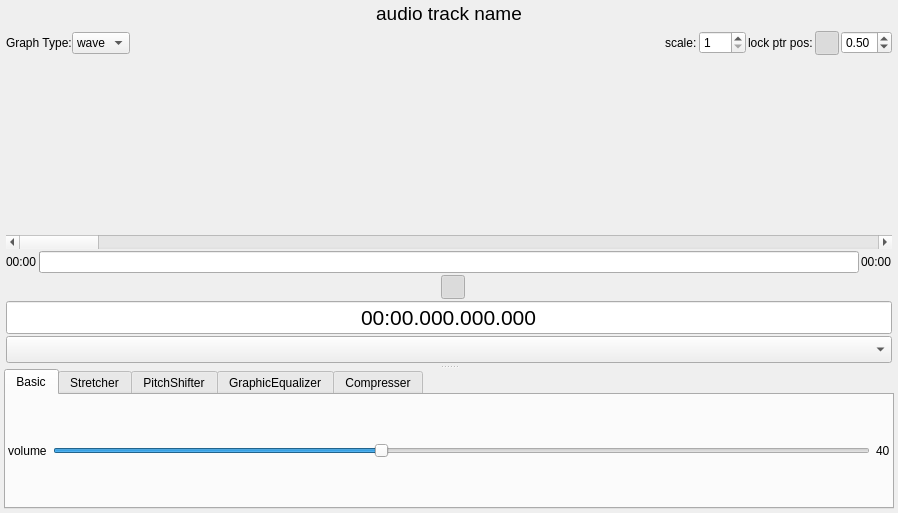
<?xml version="1.0" encoding="UTF-8"?>
<ui version="4.0">
 <class>AudioController</class>
 <widget class="QWidget" name="AudioController">
  <property name="geometry">
   <rect>
    <x>0</x>
    <y>0</y>
    <width>898</width>
    <height>513</height>
   </rect>
  </property>
  <property name="windowTitle">
   <string>Audio Controller</string>
  </property>
  <layout class="QVBoxLayout" name="verticalLayout" stretch="0,1">
   <property name="spacing">
    <number>2</number>
   </property>
   <property name="leftMargin">
    <number>2</number>
   </property>
   <property name="topMargin">
    <number>2</number>
   </property>
   <property name="rightMargin">
    <number>2</number>
   </property>
   <property name="bottomMargin">
    <number>2</number>
   </property>
   <item>
    <widget class="QLabel" name="main_track_label">
     <property name="font">
      <font>
       <pointsize>14</pointsize>
      </font>
     </property>
     <property name="text">
      <string notr="true">audio track name</string>
     </property>
     <property name="alignment">
      <set>Qt::AlignmentFlag::AlignCenter</set>
     </property>
    </widget>
   </item>
   <item>
    <widget class="QWidget" name="main_track_widget" native="true">
     <layout class="QHBoxLayout" name="horizontalLayout">
      <property name="spacing">
       <number>2</number>
      </property>
      <property name="leftMargin">
       <number>2</number>
      </property>
      <property name="topMargin">
       <number>2</number>
      </property>
      <property name="rightMargin">
       <number>2</number>
      </property>
      <property name="bottomMargin">
       <number>2</number>
      </property>
      <item>
       <widget class="QSplitter" name="splitter">
        <property name="orientation">
         <enum>Qt::Orientation::Vertical</enum>
        </property>
        <property name="opaqueResize">
         <bool>false</bool>
        </property>
        <widget class="QWidget" name="track_viewer" native="true">
         <layout class="QVBoxLayout" name="verticalLayout_2" stretch="1,0,0,0,0">
          <property name="spacing">
           <number>2</number>
          </property>
          <property name="leftMargin">
           <number>2</number>
          </property>
          <property name="topMargin">
           <number>2</number>
          </property>
          <property name="rightMargin">
           <number>2</number>
          </property>
          <property name="bottomMargin">
           <number>2</number>
          </property>
          <item>
           <widget class="QWidget" name="audio_graphic_widget" native="true">
            <layout class="QVBoxLayout" name="verticalLayout_5" stretch="0,1,0">
             <property name="spacing">
              <number>2</number>
             </property>
             <property name="leftMargin">
              <number>0</number>
             </property>
             <property name="topMargin">
              <number>0</number>
             </property>
             <property name="rightMargin">
              <number>0</number>
             </property>
             <property name="bottomMargin">
              <number>0</number>
             </property>
             <item>
              <widget class="QWidget" name="graphtype_selection_widget" native="true">
               <layout class="QHBoxLayout" name="horizontalLayout_4">
                <property name="spacing">
                 <number>0</number>
                </property>
                <property name="leftMargin">
                 <number>0</number>
                </property>
                <property name="topMargin">
                 <number>0</number>
                </property>
                <property name="rightMargin">
                 <number>0</number>
                </property>
                <property name="bottomMargin">
                 <number>0</number>
                </property>
                <item>
                 <widget class="QLabel" name="label">
                  <property name="text">
                   <string>Graph Type:</string>
                  </property>
                 </widget>
                </item>
                <item>
                 <widget class="QComboBox" name="graphtype_selection">
                  <property name="minimumSize">
                   <size>
                    <width>58</width>
                    <height>0</height>
                   </size>
                  </property>
                  <item>
                   <property name="text">
                    <string>wave</string>
                   </property>
                  </item>
                  <item>
                   <property name="text">
                    <string>spectro</string>
                   </property>
                  </item>
                 </widget>
                </item>
                <item>
                 <spacer name="horizontalSpacer_3">
                  <property name="orientation">
                   <enum>Qt::Orientation::Horizontal</enum>
                  </property>
                  <property name="sizeHint" stdset="0">
                   <size>
                    <width>810</width>
                    <height>20</height>
                   </size>
                  </property>
                 </spacer>
                </item>
                <item>
                 <widget class="QWidget" name="graph_control_widget" native="true">
                  <layout class="QHBoxLayout" name="horizontalLayout_5">
                   <property name="spacing">
                    <number>2</number>
                   </property>
                   <property name="leftMargin">
                    <number>0</number>
                   </property>
                   <property name="topMargin">
                    <number>0</number>
                   </property>
                   <property name="rightMargin">
                    <number>0</number>
                   </property>
                   <property name="bottomMargin">
                    <number>0</number>
                   </property>
                   <item>
                    <widget class="QLabel" name="label_2">
                     <property name="text">
                      <string>scale:</string>
                     </property>
                    </widget>
                   </item>
                   <item>
                    <widget class="QSpinBox" name="area_scale_spinner">
                     <property name="minimum">
                      <number>1</number>
                     </property>
                     <property name="maximum">
                      <number>100</number>
                     </property>
                    </widget>
                   </item>
                   <item>
                    <widget class="QLabel" name="label_3">
                     <property name="text">
                      <string>lock ptr pos:</string>
                     </property>
                    </widget>
                   </item>
                   <item>
                    <widget class="QPushButton" name="lock_ptr_pos_button">
                     <property name="minimumSize">
                      <size>
                       <width>24</width>
                       <height>24</height>
                      </size>
                     </property>
                     <property name="maximumSize">
                      <size>
                       <width>24</width>
                       <height>24</height>
                      </size>
                     </property>
                     <property name="focusPolicy">
                      <enum>Qt::FocusPolicy::NoFocus</enum>
                     </property>
                     <property name="toolTip">
                      <string>lock ptr</string>
                     </property>
                     <property name="text">
                      <string/>
                     </property>
                     <property name="icon">
                      <iconset resource="../../../../resources/glsrcs.qrc">
                       <normaloff>:/icons/lock-open.svg</normaloff>
                       <normalon>:/icons/lock.svg</normalon>
                       <activeoff>:/icons/lock-open.svg</activeoff>
                       <activeon>:/icons/lock.svg</activeon>:/icons/lock-open.svg</iconset>
                     </property>
                     <property name="iconSize">
                      <size>
                       <width>16</width>
                       <height>16</height>
                      </size>
                     </property>
                     <property name="checkable">
                      <bool>true</bool>
                     </property>
                     <property name="checked">
                      <bool>true</bool>
                     </property>
                     <property name="flat">
                      <bool>true</bool>
                     </property>
                    </widget>
                   </item>
                   <item>
                    <widget class="QDoubleSpinBox" name="ptr_pos_value_spinner">
                     <property name="minimum">
                      <double>0.100000000000000</double>
                     </property>
                     <property name="maximum">
                      <double>0.900000000000000</double>
                     </property>
                     <property name="singleStep">
                      <double>0.100000000000000</double>
                     </property>
                     <property name="stepType">
                      <enum>QAbstractSpinBox::StepType::AdaptiveDecimalStepType</enum>
                     </property>
                     <property name="value">
                      <double>0.500000000000000</double>
                     </property>
                    </widget>
                   </item>
                  </layout>
                 </widget>
                </item>
               </layout>
              </widget>
             </item>
             <item>
              <widget class="AudioGraphicWidget" name="main_graph" native="true">
               <property name="minimumSize">
                <size>
                 <width>0</width>
                 <height>0</height>
                </size>
               </property>
              </widget>
             </item>
             <item>
              <widget class="QScrollBar" name="graph_progress_slidebar">
               <property name="orientation">
                <enum>Qt::Orientation::Horizontal</enum>
               </property>
              </widget>
             </item>
            </layout>
           </widget>
          </item>
          <item>
           <widget class="QWidget" name="progress_widge" native="true">
            <layout class="QHBoxLayout" name="horizontalLayout_7">
             <property name="spacing">
              <number>2</number>
             </property>
             <property name="leftMargin">
              <number>0</number>
             </property>
             <property name="topMargin">
              <number>0</number>
             </property>
             <property name="rightMargin">
              <number>0</number>
             </property>
             <property name="bottomMargin">
              <number>0</number>
             </property>
             <item>
              <widget class="QLabel" name="current_label">
               <property name="text">
                <string notr="true">00:00</string>
               </property>
              </widget>
             </item>
             <item>
              <widget class="QProgressBar" name="audio_progress">
               <property name="maximum">
                <number>10000</number>
               </property>
               <property name="value">
                <number>0</number>
               </property>
               <property name="textVisible">
                <bool>false</bool>
               </property>
              </widget>
             </item>
             <item>
              <widget class="QLabel" name="total_label">
               <property name="text">
                <string>00:00</string>
               </property>
              </widget>
             </item>
            </layout>
           </widget>
          </item>
          <item>
           <widget class="QWidget" name="base_controller" native="true">
            <layout class="QHBoxLayout" name="horizontalLayout_2">
             <property name="spacing">
              <number>2</number>
             </property>
             <property name="leftMargin">
              <number>6</number>
             </property>
             <property name="topMargin">
              <number>0</number>
             </property>
             <property name="rightMargin">
              <number>0</number>
             </property>
             <property name="bottomMargin">
              <number>0</number>
             </property>
             <item>
              <widget class="QWidget" name="time_edit_widget" native="true">
               <layout class="QVBoxLayout" name="verticalLayout_3">
                <property name="spacing">
                 <number>2</number>
                </property>
                <property name="leftMargin">
                 <number>0</number>
                </property>
                <property name="topMargin">
                 <number>0</number>
                </property>
                <property name="rightMargin">
                 <number>0</number>
                </property>
                <property name="bottomMargin">
                 <number>0</number>
                </property>
               </layout>
              </widget>
             </item>
             <item>
              <spacer name="horizontalSpacer">
               <property name="orientation">
                <enum>Qt::Orientation::Horizontal</enum>
               </property>
               <property name="sizeHint" stdset="0">
                <size>
                 <width>40</width>
                 <height>20</height>
                </size>
               </property>
              </spacer>
             </item>
             <item>
              <widget class="QPushButton" name="fast_backward_button">
               <property name="minimumSize">
                <size>
                 <width>24</width>
                 <height>24</height>
                </size>
               </property>
               <property name="maximumSize">
                <size>
                 <width>24</width>
                 <height>24</height>
                </size>
               </property>
               <property name="focusPolicy">
                <enum>Qt::FocusPolicy::NoFocus</enum>
               </property>
               <property name="text">
                <string/>
               </property>
               <property name="icon">
                <iconset resource="../../../../resources/glsrcs.qrc">
                 <normaloff>:/icons/backward.svg</normaloff>:/icons/backward.svg</iconset>
               </property>
               <property name="iconSize">
                <size>
                 <width>16</width>
                 <height>16</height>
                </size>
               </property>
               <property name="flat">
                <bool>true</bool>
               </property>
              </widget>
             </item>
             <item>
              <widget class="QPushButton" name="pause_button">
               <property name="minimumSize">
                <size>
                 <width>24</width>
                 <height>24</height>
                </size>
               </property>
               <property name="maximumSize">
                <size>
                 <width>24</width>
                 <height>24</height>
                </size>
               </property>
               <property name="focusPolicy">
                <enum>Qt::FocusPolicy::NoFocus</enum>
               </property>
               <property name="text">
                <string/>
               </property>
               <property name="icon">
                <iconset resource="../../../../resources/glsrcs.qrc">
                 <normaloff>:/icons/pause.svg</normaloff>
                 <normalon>:/icons/play.svg</normalon>
                 <activeon>:/icons/play.svg</activeon>
                 <selectedon>:/icons/play.svg</selectedon>:/icons/pause.svg</iconset>
               </property>
               <property name="iconSize">
                <size>
                 <width>16</width>
                 <height>16</height>
                </size>
               </property>
               <property name="checkable">
                <bool>true</bool>
               </property>
               <property name="checked">
                <bool>true</bool>
               </property>
               <property name="flat">
                <bool>true</bool>
               </property>
              </widget>
             </item>
             <item>
              <widget class="QPushButton" name="fast_forward_button">
               <property name="minimumSize">
                <size>
                 <width>24</width>
                 <height>24</height>
                </size>
               </property>
               <property name="maximumSize">
                <size>
                 <width>24</width>
                 <height>24</height>
                </size>
               </property>
               <property name="focusPolicy">
                <enum>Qt::FocusPolicy::NoFocus</enum>
               </property>
               <property name="text">
                <string/>
               </property>
               <property name="icon">
                <iconset resource="../../../../resources/glsrcs.qrc">
                 <normaloff>:/icons/forward.svg</normaloff>:/icons/forward.svg</iconset>
               </property>
               <property name="iconSize">
                <size>
                 <width>16</width>
                 <height>16</height>
                </size>
               </property>
               <property name="flat">
                <bool>true</bool>
               </property>
              </widget>
             </item>
             <item>
              <spacer name="horizontalSpacer_2">
               <property name="orientation">
                <enum>Qt::Orientation::Horizontal</enum>
               </property>
               <property name="sizeHint" stdset="0">
                <size>
                 <width>40</width>
                 <height>20</height>
                </size>
               </property>
              </spacer>
             </item>
            </layout>
           </widget>
          </item>
          <item>
           <widget class="QLineEdit" name="time_edit">
            <property name="font">
             <font>
              <pointsize>16</pointsize>
             </font>
            </property>
            <property name="focusPolicy">
             <enum>Qt::FocusPolicy::ClickFocus</enum>
            </property>
            <property name="text">
             <string>00:00.000.000.000</string>
            </property>
            <property name="alignment">
             <set>Qt::AlignmentFlag::AlignCenter</set>
            </property>
           </widget>
          </item>
          <item>
           <widget class="QComboBox" name="unit_selection">
            <property name="font">
             <font>
              <pointsize>12</pointsize>
             </font>
            </property>
            <property name="layoutDirection">
             <enum>Qt::LayoutDirection::LeftToRight</enum>
            </property>
            <property name="currentText">
             <string/>
            </property>
            <property name="currentIndex">
             <number>-1</number>
            </property>
            <property name="placeholderText">
             <string>time unit</string>
            </property>
           </widget>
          </item>
         </layout>
        </widget>
        <widget class="QTabWidget" name="functions">
         <property name="currentIndex">
          <number>0</number>
         </property>
         <widget class="QWidget" name="basic_tab">
          <attribute name="title">
           <string>Basic</string>
          </attribute>
          <layout class="QVBoxLayout" name="verticalLayout_4">
           <property name="spacing">
            <number>0</number>
           </property>
           <property name="leftMargin">
            <number>2</number>
           </property>
           <property name="topMargin">
            <number>0</number>
           </property>
           <property name="rightMargin">
            <number>2</number>
           </property>
           <property name="bottomMargin">
            <number>0</number>
           </property>
           <item>
            <widget class="QWidget" name="volume_controller" native="true">
             <layout class="QHBoxLayout" name="horizontalLayout_3">
              <property name="leftMargin">
               <number>0</number>
              </property>
              <property name="topMargin">
               <number>0</number>
              </property>
              <property name="rightMargin">
               <number>0</number>
              </property>
              <property name="bottomMargin">
               <number>0</number>
              </property>
              <item>
               <widget class="QLabel" name="volume_label">
                <property name="text">
                 <string>volume</string>
                </property>
               </widget>
              </item>
              <item>
               <widget class="QSlider" name="volume_slider">
                <property name="focusPolicy">
                 <enum>Qt::FocusPolicy::WheelFocus</enum>
                </property>
                <property name="minimum">
                 <number>0</number>
                </property>
                <property name="maximum">
                 <number>100</number>
                </property>
                <property name="pageStep">
                 <number>5</number>
                </property>
                <property name="value">
                 <number>40</number>
                </property>
                <property name="orientation">
                 <enum>Qt::Orientation::Horizontal</enum>
                </property>
               </widget>
              </item>
              <item>
               <widget class="QLabel" name="volume_value_label">
                <property name="text">
                 <string notr="true">40</string>
                </property>
               </widget>
              </item>
             </layout>
            </widget>
           </item>
          </layout>
         </widget>
         <widget class="QWidget" name="strecher_tab">
          <attribute name="title">
           <string>Stretcher</string>
          </attribute>
          <layout class="QVBoxLayout" name="verticalLayout_6">
           <property name="spacing">
            <number>0</number>
           </property>
           <property name="leftMargin">
            <number>2</number>
           </property>
           <property name="topMargin">
            <number>0</number>
           </property>
           <property name="rightMargin">
            <number>2</number>
           </property>
           <property name="bottomMargin">
            <number>0</number>
           </property>
           <item>
            <layout class="QHBoxLayout" name="horizontalLayout_6">
             <item>
              <widget class="QLabel" name="speed_label">
               <property name="text">
                <string>expected playback speed:</string>
               </property>
              </widget>
             </item>
             <item>
              <widget class="QSlider" name="stretcher_speed_slider">
               <property name="minimum">
                <number>2500</number>
               </property>
               <property name="maximum">
                <number>20000</number>
               </property>
               <property name="pageStep">
                <number>50</number>
               </property>
               <property name="value">
                <number>10000</number>
               </property>
               <property name="orientation">
                <enum>Qt::Orientation::Horizontal</enum>
               </property>
              </widget>
             </item>
             <item>
              <widget class="QDoubleSpinBox" name="speed_value_spinner">
               <property name="prefix">
                <string notr="true"/>
               </property>
               <property name="suffix">
                <string>%</string>
               </property>
               <property name="minimum">
                <double>25.000000000000000</double>
               </property>
               <property name="maximum">
                <double>200.000000000000000</double>
               </property>
               <property name="singleStep">
                <double>5.000000000000000</double>
               </property>
               <property name="value">
                <double>100.000000000000000</double>
               </property>
              </widget>
             </item>
            </layout>
           </item>
           <item>
            <layout class="QHBoxLayout" name="horizontalLayout_8">
             <item>
              <widget class="QLabel" name="actual_speed_label">
               <property name="toolTip">
                <string>Since the actual sampling is indivisible, the actual playback speed may not be exactly the same as the expected playback speed.</string>
               </property>
               <property name="text">
                <string>actual playback speed: </string>
               </property>
               <property name="alignment">
                <set>Qt::AlignmentFlag::AlignCenter</set>
               </property>
              </widget>
             </item>
             <item>
              <widget class="QLabel" name="actual_speed_value">
               <property name="toolTip">
                <string>Since the actual sampling is indivisible, the actual playback speed may not be exactly the same as the expected playback speed.</string>
               </property>
               <property name="text">
                <string>100%</string>
               </property>
               <property name="alignment">
                <set>Qt::AlignmentFlag::AlignCenter</set>
               </property>
              </widget>
             </item>
            </layout>
           </item>
          </layout>
         </widget>
         <widget class="QWidget" name="pitchshifter_tab">
          <attribute name="title">
           <string>PitchShifter</string>
          </attribute>
         </widget>
         <widget class="QWidget" name="graphiceq_tab">
          <attribute name="title">
           <string>GraphicEqualizer</string>
          </attribute>
         </widget>
         <widget class="QWidget" name="compresser_tab">
          <attribute name="title">
           <string>Compresser</string>
          </attribute>
         </widget>
        </widget>
       </widget>
      </item>
     </layout>
    </widget>
   </item>
  </layout>
 </widget>
 <customwidgets>
  <customwidget>
   <class>AudioGraphicWidget</class>
   <extends>QWidget</extends>
   <header location="global">AudioGraphicWidget.h</header>
   <container>1</container>
  </customwidget>
 </customwidgets>
 <resources>
  <include location="../../../../resources/glsrcs.qrc"/>
 </resources>
 <connections/>
</ui>
